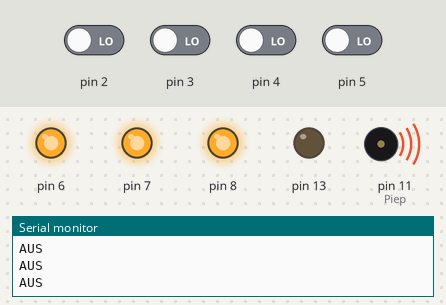
Recording of a sketch running on a simulated Arduino Uno, built with avr-gcc and run on an emulated ATmega328P. On the bench: output pins drawn as LEDs (lit = HIGH), buzzer (waves = sounding), the last lines printed to the serial monitor. The inputs (shaded band) are chosen by the test bench; at power-on: pin 2–5 LOW.

Above: at 1.2 s.
1.3 s: pin 2 driven HIGH
At 2.1 s:
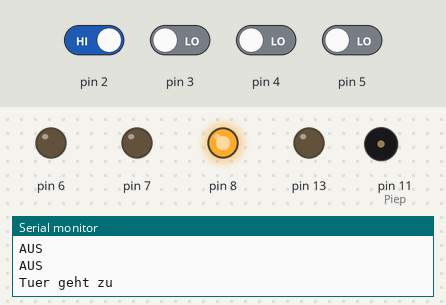
4.3 s: pin 4 driven HIGH
At 4.56 s:
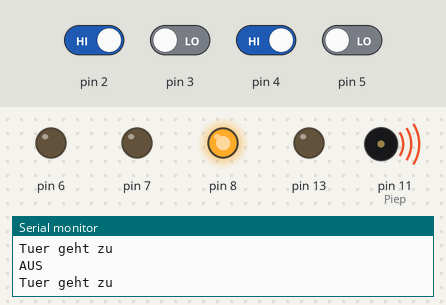
7.3 s: pin 3 driven HIGH
At 8.5 s:
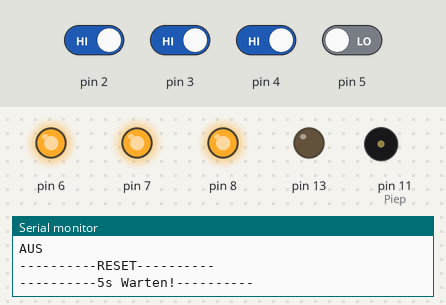
8.8 s: pin 2 driven LOW and pin 4 driven LOW
11.8 s: pin 5 driven HIGH
At 12.58 s:
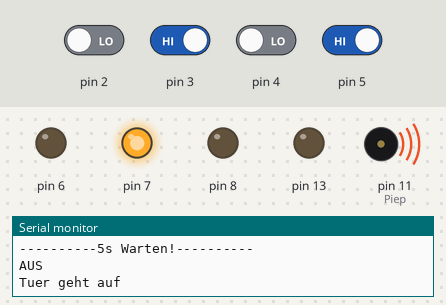
14.8 s: pin 5 driven LOW
Timing chart, 0 to 18.8 s (numbered marks = the images above; inputs shaded):
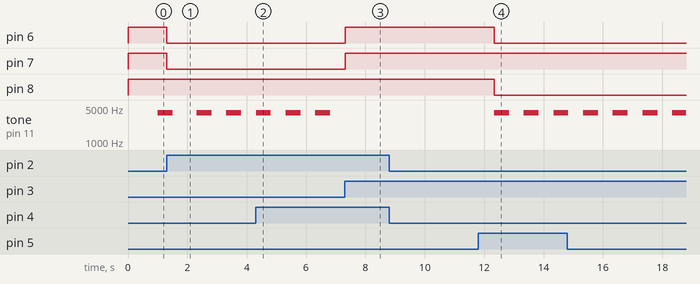

The sketch:

steuerung_manuell.ino
```cpp
int TastZu=2;      // Taster_Tuer_Zu
int TastAuf=3;      // Taster_Tuer_Auf
int EndZu=5;      // Endschalter_Tur_Zu
int EndAuf=4;     // Endschalter_Tur_Auf
int VenZu=7;      // Ventil_Tuer_Zu
int VenAuf=8;     // Ventil_Tuer_Auf
int VenZuf=6;     // Ventil_Tuer_Zufuhr
int StatZu;       // Tasterstatus_Tuer_Zu
int StatAuf;      // Tasterstatus_Tuer_Auf
int SchZu;        // Schalterstatur_Endschalter_Tuer_Zu
int SchAuf;       // Schalterstatur_Endschalter_Tuer_Auf
const int Piep=11;        // Warnton
unsigned long lastMillis;


void setup()
  {
    Serial.begin(9600);
    // set up pinModes and initial values
    // TODO ersetze Zahlen durch Variablen
    pinMode(2, INPUT);
    pinMode(3, INPUT);
    pinMode(4, INPUT);
    pinMode(5, INPUT);
    pinMode(7, OUTPUT);
    pinMode(6, OUTPUT);
    pinMode(8, OUTPUT);
    pinMode(13, OUTPUT);
    pinMode(Piep, OUTPUT);
    digitalWrite(6,HIGH);
    digitalWrite(7,HIGH);
    digitalWrite(8,HIGH);
    StatAuf=LOW;
    StatZu=LOW;
    SchAuf=LOW;
    SchZu=LOW;
    lastMillis=millis();


  }

void loop()
  {
    // Tasterstatus pruefen

    StatZu=digitalRead(2);
    StatAuf=digitalRead(3);

    SchAuf=digitalRead(5);

    SchZu=digitalRead(4);


  //Warnton


  if(StatZu==HIGH or StatAuf==HIGH or (SchZu!=HIGH and SchAuf!=HIGH))
    {
      if((millis()-lastMillis)>=1000)
        {

          tone(Piep,4000,500);

          //digitalWrite(Piep, !digitalRead(Piep));
          lastMillis=millis();
        }
    }
  else
    {
    //notone(11);
    //digitalWrite(Piep, LOW);
    }


  // RESET

  if(StatAuf==HIGH and StatZu==HIGH)
    {
      digitalWrite(6,HIGH);
      digitalWrite(7,HIGH);
      digitalWrite(8,HIGH);
      StatAuf=LOW;
      StatZu=LOW;
      SchAuf=LOW;
      SchZu=LOW;

      Serial.println("----------RESET----------");
      Serial.println("----------5s Warten!----------");
      delay(5000);
    }

  // Tuer schließen

  if(StatZu==HIGH)
    {
      digitalWrite(6,LOW);
      digitalWrite(7,LOW);
      Serial.println("Tuer geht zu");
      delay(1000);
      SchAuf=LOW;
    }


  if(SchZu==HIGH)
    {
      digitalWrite(6,HIGH);
      digitalWrite(7,HIGH);
      Serial.println("Tuer ist geschlossen");
    }

  // Tuer oeffnen

  if(StatAuf==HIGH)
    {
      digitalWrite(6,LOW);
      digitalWrite(8,LOW);
      Serial.println("Tuer geht auf");
      delay(1000);
    }

  if(SchAuf==HIGH)
    {
      digitalWrite(6,HIGH);
      digitalWrite(8,HIGH);
      Serial.println("Tuer ist geoeffnet");
    }


  Serial.println("AUS");

}
```

Measured:
- after the input at 1.3 s, pin 6, pin 7: HIGH → LOW at once
- after the input at 4.3 s, tone on pin 11 (Piep): alternates 4000 Hz for 0.50 s and silent for 0.50 s, starting after 1.0 s
- after the input at 7.3 s, pin 6, pin 7: LOW → HIGH at once; tone on pin 11 (Piep): stays silent (without the input it goes to 4000 Hz after 1.0 s)
- after the input at 8.8 s, every drawn part: stays the same
